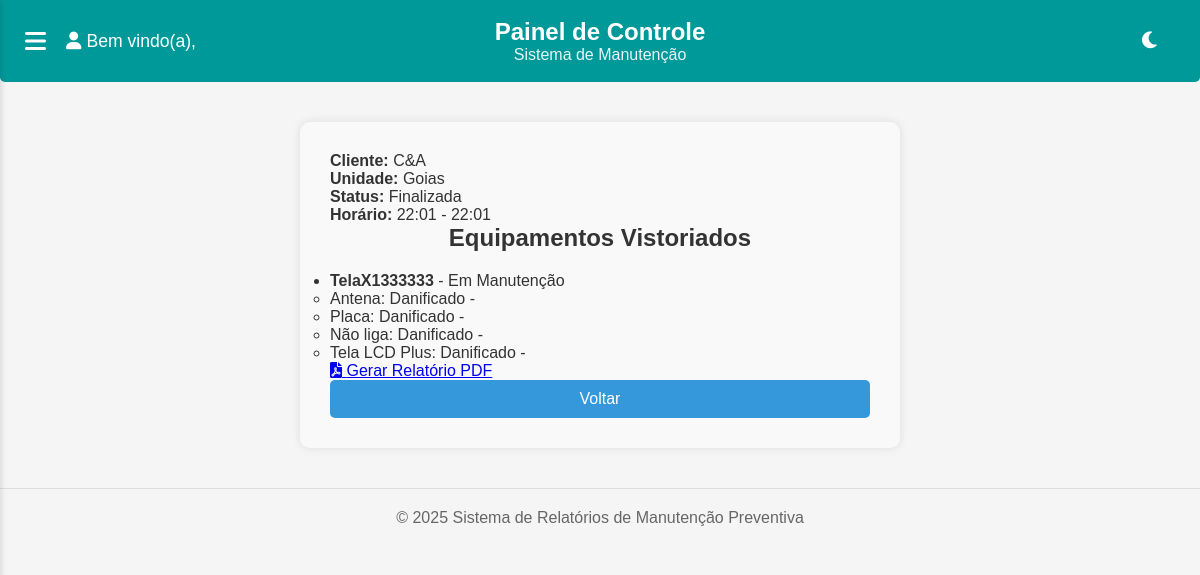
The page /vistorias/27/ on the database its author committed.
### vistorias/models.py (models this page shows, shortened)
class Vistoria(models.Model):
    STATUS_CHOICES = (
        ('em_andamento', 'Em andamento'),
        ('finalizada', 'Finalizada'),
    )
    cliente = models.ForeignKey(Cliente, on_delete=models.CASCADE)
    unidade = models.CharField(max_length=100)
    sublocal = models.CharField(max_length=100, blank=True)
    data = models.DateField(auto_now_add=True)
    horario_inicio = models.TimeField(null=False, blank=False, default=now)
    horario_fim = models.TimeField(null=True, blank=True)
    observacoes_gerais = models.TextField(blank=True)
    status = models.CharField(max_length=20, choices=STATUS_CHOICES, default='em_andamento')
    realizada_por = models.ForeignKey(
        Usuario, on_delete=models.SET_NULL, null=True, blank=True
    )
    criado_em = models.DateTimeField(auto_now_add=True)
    atualizado_em = models.DateTimeField(auto_now=True)
    class Meta:
        ordering = ['-data', '-criado_em']

class VistoriaEquipamento(models.Model):
    vistoria = models.ForeignKey(
        Vistoria, on_delete=models.CASCADE, related_name='equipamentos_vistoriados'
    )
    equipamento = models.ForeignKey(Equipamento, on_delete=models.CASCADE)
    vistoriado_em = models.DateTimeField(auto_now_add=True)
    status_final = models.CharField(
        max_length=20, choices=Equipamento.STATUS_CHOICES
    )
    observacoes = models.TextField(blank=True)
    class Meta:
        ordering = ['-vistoriado_em']

class AvaliacaoParametro(models.Model):
    vistoria_equipamento = models.ForeignKey(
        VistoriaEquipamento, on_delete=models.CASCADE, related_name='avaliacoes'
    )
    parametro = models.ForeignKey(ParametroEquipamento, on_delete=models.CASCADE)
    SITUACAO_CHOICES = (
        ('ok', 'OK'),
        ('danificado', 'Danificado'),
    )
    situacao = models.CharField(max_length=20, choices=SITUACAO_CHOICES)
    observacoes = models.TextField(blank=True)
    class Meta:
        unique_together = ('vistoria_equipamento', 'parametro')

### clientes/models.py (models this page shows)
class Cliente(models.Model):
    nome_fantasia = models.CharField(max_length=255)
    razao_social = models.CharField(max_length=255, blank=True)
    cnpj = models.CharField(max_length=18, unique=True)
    email = models.EmailField(blank=True)
    endereco = models.CharField(max_length=255)
    sigla = models.CharField(max_length=50, blank=True, verbose_name='Sigla do Cliente')
    unidade = models.CharField(max_length=100, blank=True)
    sub_local = models.CharField(max_length=100, blank=True, verbose_name='Sub-local')
    responsavel = models.CharField(max_length=255, blank=True)
    logo = models.ImageField(upload_to='clientes/logos/', null=True, blank=True)
    numero_contrato = models.CharField(max_length=100, blank=True)
    data_inicio_contrato = models.DateField(null=True, blank=True)
    data_vencimento_contrato = models.DateField(null=True, blank=True)
    data_cadastro = models.DateTimeField(default=timezone.now, editable=False)
    def __str__(self):
        return self.nome_fantasia

### equipamentos/models.py (models this page shows, shortened)
class Equipamento(models.Model):
    SITUACAO_CHOICES = (
        ('em_contrato', 'Em contrato'),
        ('sem_contrato', 'Sem contrato'),
    )
    STATUS_CHOICES = (
        ('em_producao', 'Em Produção'),
        ('disponivel', 'Disponível'),
        ('em_manutencao', 'Em Manutenção'),
        ('danificado', 'Danificado'),
        ('indisponivel', 'Indisponível'),
    )
    nome = models.CharField(max_length=255)
    etiqueta = models.CharField(max_length=100, blank=True)
    numero_serie = models.CharField(max_length=100, unique=True)
    codigo_referencia = models.CharField(max_length=100, blank=True)
    categoria = models.ForeignKey(CategoriaEquipamento, on_delete=models.SET_NULL, null=True, blank=True)
    fabricante = models.CharField(max_length=100, blank=True)
    marca = models.CharField(max_length=100, blank=True)
    modelo = models.CharField(max_length=100, blank=True)
    situacao = models.CharField(max_length=20, choices=SITUACAO_CHOICES, default='em_contrato')
    status = models.CharField(max_length=20, choices=STATUS_CHOICES, default='disponivel')
    data_compra = models.DateField(null=True, blank=True)
    data_garantia = models.DateField(null=True, blank=True)
    custo = models.DecimalField(max_digits=10, decimal_places=2, null=True, blank=True)
    descricao = models.TextField(blank=True)
    fornecedores = models.CharField(max_length=255, blank=True)
    utilizado_por = models.CharField(max_length=255, blank=True)
    tags = models.CharField(max_length=255, blank=True)
    cliente = models.ForeignKey(Cliente, on_delete=models.SET_NULL, null=True, blank=True)
    cadastrado_por = models.ForeignKey(Usuario, on_delete=models.SET_NULL, null=True, blank=True, related_name='equipamentos_cadastrados')
    cadastrado_em = models.DateTimeField(auto_now_add=True)
    alterado_por = models.ForeignKey(Usuario, on_delete=models.SET_NULL, null=True, blank=True, related_name='equipamentos_alterados')
    alterado_em = models.DateTimeField(auto_now=True)
    parametros_personalizados = models.ManyToManyField(ParametroEquipamento, blank=True)

class ParametroEquipamento(models.Model):
    nome = models.CharField(max_length=100, unique=True)
    GRAVIDADES = (
        ('leve', 'Leve'),
        ('medio', 'Médio'),
        ('grave', 'Grave'),
    )
    gravidade = models.CharField(max_length=10, choices=GRAVIDADES)
    avaliacao_ajuda = models.TextField(
        blank=True,
        verbose_name="Como avaliar",
        help_text="Descreva como o analista deve avaliar este parâmetro."
    )

### vistorias/views.py (the view)
# urls.py: path('<int:vistoria_id>/', views.detalhes_vistoria, name='detalhes_vistoria'),
def detalhes_vistoria(request, vistoria_id):
    vistoria = get_object_or_404(Vistoria, id=vistoria_id)
    equipamentos = vistoria.equipamentos_vistoriados.all()
    return render(request, 'vistorias/detalhes_vistoria.html', {
        'vistoria': vistoria,
        'equipamentos': equipamentos
    })

### vistorias/templates/vistorias/detalhes_vistoria.html (shortened to what this page needs)
{% extends 'base.html' %}
{% load static %}
{% block extrahead %}
    <link rel="stylesheet" href="{% static 'css/usuario.css' %}">
{% endblock %}
{% block content %}
<div class="form-container">
    <p><strong>Cliente:</strong> {{ vistoria.cliente }}</p>
    <p><strong>Unidade:</strong> {{ vistoria.unidade }}</p>
    <p><strong>Status:</strong> {{ vistoria.get_status_display }}</p>
    <p><strong>Horário:</strong> {{ vistoria.horario_inicio }} - {{ vistoria.horario_fim }}</p>
    <h2>Equipamentos Vistoriados</h2>
    <ul>
        {% for item in equipamentos %}
            <li>
                <strong>{{ item.equipamento.nome }}</strong> - {{ item.get_status_final_display }}
                <ul>
                    {% for avaliacao in item.avaliacoes.all %}
                        <li>{{ avaliacao.parametro.nome }}: {{ avaliacao.get_situacao_display }} - {{ avaliacao.observacoes }}</li>
                    {% endfor %}
                </ul>
            </li>
        {% endfor %}
    </ul>
    <a href="{% url 'vistorias:gerar_relatorio' vistoria.id %}" target="_blank" class="btn btn-primary">
        <i class="fas fa-file-pdf"></i> Gerar Relatório PDF
    </a>
    <a href="{% url 'vistorias:listar_vistorias' %}">
        <button type="button">Voltar</button>
    </a>
</div>
{% endblock %}

### static/css/global.css (style rules this page uses)
* { margin: 0; padding: 0; box-sizing: border-box; font-family: Arial, sans-serif; }
:root { --primary-color: #009999; --secondary-color: #008080; --background-color: #f5f5f5; --card-background: white; --subcard-background: #f0f0f0; --text-color: #333; --text-secondary: #666; }
body { background-color: var(--background-color); color: var(--text-color); min-height: 100vh; margin: 0; display: flex; flex-direction: column; }
button { background-color: #009999; color: white; border: none; padding: 10px 20px; border-radius: 5px; cursor: pointer; font-size: 14px; transition: all 0.3s ease; }

### static/css/usuario.css (style rules this page uses)
.form-container { max-width: 600px; margin: 40px auto; background-color: #f9f9f9; padding: 30px; border-radius: 10px; box-shadow: 0 0 10px rgba(0, 0, 0, 0.1); }
.form-container h2 { margin-bottom: 20px; text-align: center; color: #333; }
.form-container button { width: 100%; padding: 10px; background-color: #3498db; border: none; color: white; font-size: 16px; border-radius: 5px; cursor: pointer; }

### rows shown on the page
Vistoria: cliente "C&A", unidade "Goias", status "Finalizada", horario_inicio "22:01", horario_fim "22:01"
VistoriaEquipamento: equipamento.nome "TelaX1333333", status_final "Em Manutenção"
AvaliacaoParametro: parametro.nome "Antena", situacao "Danificado"
AvaliacaoParametro: parametro.nome "Placa", situacao "Danificado"
AvaliacaoParametro: parametro.nome "Não liga", situacao "Danificado"
AvaliacaoParametro: parametro.nome "Tela LCD Plus", situacao "Danificado"
